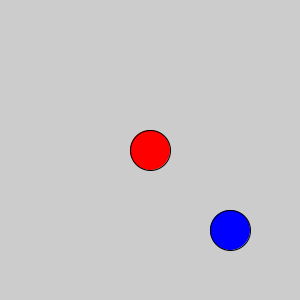
Frame 1 (no input)
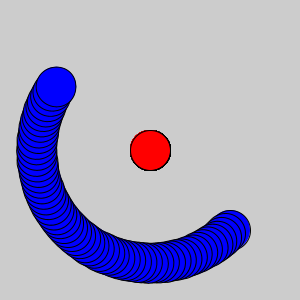
Frame 60 (the mouse pressed at the canvas centre just before this capture)
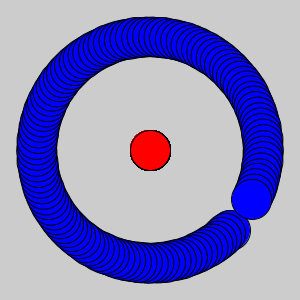
Frame 120 (the mouse held since frame 60 and released just before this capture)

The Processing sketch that drew these frames (run headless with seeded random() and noise(); from frame 60 on, the mouse is pressed at the canvas centre):

// Processing sketch: code10
// ── code10.pde
float x = 0;

void setup(){
  size(300,300);
}

void draw(){
  clear();
  translate(150,150);
  fill(255,0,0);
  ellipse(0,0,40,40); // Zentrum
  rotate(x);
  translate(100,100); // die Rheinfolge ist wichtig
  fill(0,0,255);
  ellipse(-20, -20, 40, 40);
  x += 0.05;
}
